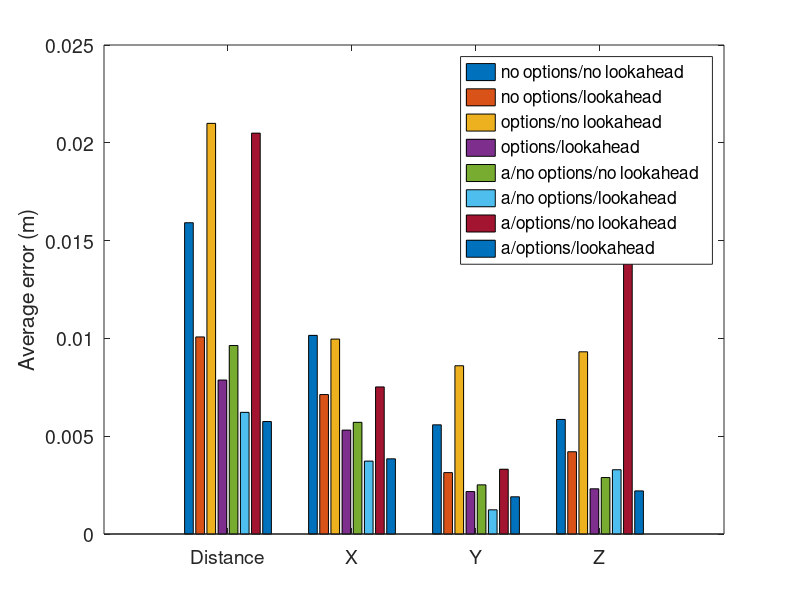

Reproduce this figure in MATLAB.
% iros_data_2.m

A = [
%0.242604 0.142780 -0.174416 0.089719
%0.346199 0.331833 -0.088881 0.042905
0.014012 0.013069 -0.001370 0.004863
0.036230 0.015586 -0.005926 0.032165
0.023172 -0.018296 -0.002299 -0.014033
%0.218775 -0.199996 0.073229 -0.050018
%0.119906 -0.037644 0.110149 0.028764
0.010604 0.010394 0.000059 -0.002097
%0.481964 -0.131066 -0.451607 0.105650
0.017310 0.017295 -0.000516 0.000479
0.009445 0.003538 -0.007351 -0.004759
0.020784 0.011128 -0.017268 -0.003159
0.006739 0.003814 -0.002098 0.005145
0.006210 0.001828 -0.000262 -0.005929
0.018413 0.006385 -0.017238 -0.001060
%0.218773 -0.199991 0.073220 -0.050042
0.025529 -0.020544 0.012332 -0.008811
0.017202 0.010373 0.000203 -0.013721
%0.252747 -0.031457 -0.185358 -0.168919
0.011845 0.000439 -0.011806 0.000851
];

B = [
0.007629 0.004250 -0.000701 -0.006296
0.009818 0.006890 -0.005929 0.003711
0.010744 0.009620 -0.004166 -0.002353
%0.308808 -0.000001 0.073227 0.300000
0.011211 -0.006709 -0.004282 0.007896
%0.298330 -0.253058 -0.030852 -0.154955
0.010387 0.003960 -0.009183 -0.002809
0.011519 0.010408 -0.001573 -0.004677
0.020399 0.014693 -0.003824 -0.013624
0.011921 0.011754 0.000227 -0.001973
0.006861 0.004081 -0.000856 -0.005449
0.011800 0.007846 -0.004403 -0.007635
0.011597 0.007563 -0.008741 -0.000945
0.009367 0.008782 -0.000590 -0.003204
0.003274 0.000580 -0.001867 0.002626
0.008437 0.008194 -0.001566 -0.001260
0.013628 0.005492 -0.006513 -0.010637
0.012432 0.009336 -0.006907 0.004435
0.007329 0.006675 0.000004 -0.003026
0.002891 -0.000105 -0.000762 -0.002787
];

C = [
0.014546 0.004382 -0.008446 -0.011002
0.019408 0.008652 -0.015578 -0.007690
0.014159 0.008094 -0.011215 0.003032
%0.308808 -0.000028 0.073226 0.300000
0.043692 -0.007457 0.033808 -0.026653
%0.130027 -0.050338 0.037796 0.113774
%1.358262 1.119358 -0.146296 0.755322
0.008432 0.008013 -0.001880 0.001833
0.015418 0.014763 -0.004103 -0.001710
%0.112506 0.042298 -0.009260 -0.103840
0.053399 -0.052066 0.006603 -0.009851
0.003256 0.003108 -0.000342 -0.000910
0.020755 -0.010378 -0.000657 -0.017961
0.094331 0.019130 0.047122 -0.079447
0.022279 -0.017401 -0.003566 -0.013449
0.005222 -0.004710 -0.000587 -0.002178
0.017471 -0.000905 -0.016438 0.005848
%0.185984 -0.026461 0.053638 -0.176104
%0.308806 -0.000090 0.073220 0.300000
0.017144 -0.013494 0.000114 -0.010574
];

D = [
0.008665 0.008654 0.000086 0.000429
0.006709 0.006603 -0.000157 -0.001176
0.014374 0.014287 -0.001070 0.001166
0.012942 0.011464 -0.001063 -0.005911
0.006384 0.004399 -0.004084 -0.002174
0.006985 0.000234 -0.002221 -0.006619
0.007901 0.007384 -0.002527 -0.001230
0.015105 0.011841 -0.009360 -0.000592
0.007224 0.006160 -0.002927 -0.002384
0.004288 0.002360 -0.003560 -0.000374
0.002221 -0.000320 -0.000894 -0.002008
0.006267 -0.005994 -0.000699 0.001689
0.012154 -0.004809 -0.000417 -0.011155
0.005121 -0.004326 -0.000182 0.002734
0.011652 0.006147 -0.009884 0.000531
0.002190 0.001560 -0.001515 0.000268
0.007078 0.004882 -0.005003 -0.001111
0.005032 -0.001748 -0.002166 -0.004192
0.009094 0.008184 -0.000054 -0.003966
0.008445 0.000003 -0.006234 -0.005697
];

AA = [
0.005250 0.003627 -0.000427 -0.003772
0.005584 -0.002741 -0.000163 -0.004863
0.004128 0.001407 -0.003837 -0.000582
0.003309 -0.003122 0.000108 -0.001092
0.002831 -0.001850 -0.002079 -0.000520
0.005948 0.005374 -0.000000 -0.002547
0.001648 -0.000784 -0.001293 -0.000656
0.004806 0.001067 -0.002524 -0.003949
0.009212 -0.006600 -0.000117 -0.006426
0.013626 -0.012007 -0.002585 -0.005900
0.014371 -0.010839 0.000660 -0.009413
0.020033 -0.006397 -0.018904 0.001743
0.003514 -0.003287 -0.001083 -0.000611
0.021197 -0.020242 -0.004335 -0.004559
0.008404 -0.008306 -0.000568 -0.001150
%0.218782 -0.200011 0.073220 -0.050000
%0.103317 -0.042175 0.082089 0.046444
0.020968 0.009402 -0.018676 0.001572
0.025678 -0.025456 -0.001409 0.003066
0.015746 0.004974 -0.014104 -0.004927
    ];
BB = [
    0.005250 0.003627 -0.000427 -0.003772
0.005584 -0.002741 -0.000163 -0.004863
0.004128 0.001407 -0.003837 -0.000582
0.003309 -0.003122 0.000108 -0.001092
0.002831 -0.001850 -0.002079 -0.000520
0.005948 0.005374 -0.000000 -0.002547
0.001648 -0.000784 -0.001293 -0.000656
0.004806 0.001067 -0.002524 -0.003949
0.009212 -0.006600 -0.000117 -0.006426
0.013626 -0.012007 -0.002585 -0.005900
0.010271 -0.009290 -0.003345 -0.002827
0.007147 -0.002388 0.000539 -0.006714
0.010036 -0.002750 -0.009638 0.000517
0.005667 -0.004173 0.000155 -0.003831
0.008366 -0.001790 0.000168 -0.008171
0.007148 -0.006907 0.000377 -0.001801
0.005780 -0.004428 -0.000200 -0.003709
0.084674 0.015763 0.083023 -0.005335
0.002448 -0.001039 -0.000576 -0.002140
0.004036 0.002119 -0.001394 -0.003139
    ];
CC = [
%1.588276 -1.379801 0.398915 -0.677964
%0.247565 -0.143716 -0.181534 -0.087631
0.076927 -0.035139 0.058140 0.036093
%0.308806 -0.000070 0.073221 0.300000
0.007525 -0.004723 -0.000969 0.005777
%0.218773 -0.199993 0.073221 -0.050031
0.022983 -0.022107 -0.001244 -0.006161
0.026763 0.010202 0.001099 -0.024718
0.018261 -0.003577 0.000345 -0.017904
%0.220863 0.029290 -0.058471 0.210959
%0.280050 -0.184080 -0.105585 0.182740
0.004605 -0.004181 -0.000437 -0.001880
0.000681 -0.000231 -0.000473 -0.000431
0.017925 -0.011531 -0.011034 -0.008162
0.034035 -0.001570 0.000488 -0.033995
0.014557 -0.013337 -0.001335 -0.005680
0.019835 -0.004497 -0.018505 -0.005550
0.019465 0.002531 -0.000498 -0.019293
0.039481 0.004453 -0.000038 -0.039229
%2.284281 0.377487 -0.425350 -2.212356
    ];
DD = [
0.004134 0.002392 -0.000442 -0.003342
0.002245 0.002106 -0.000408 -0.000661
0.004771 -0.002400 -0.003785 0.001637
0.004509 0.002745 -0.001856 -0.003059
0.002452 0.002291 0.000059 -0.000872
0.011838 -0.009942 -0.000315 -0.006418
0.003128 -0.000036 -0.000883 0.003000
0.003864 0.003107 -0.002204 -0.000646
0.003538 0.002545 -0.000093 0.002457
0.005727 -0.002417 -0.001339 -0.005016
0.007108 0.006740 -0.000715 -0.002140
0.003142 -0.001457 -0.002741 0.000485
0.081717 0.016802 0.079945 -0.002042
0.002679 0.001666 -0.000623 -0.002003
0.010837 -0.008953 -0.000318 0.006099
0.081301 0.009160 0.080778 0.000953
0.009961 -0.002631 -0.009607 0.000059
0.004645 0.001192 -0.001167 -0.004335
0.009571 -0.008364 -0.003855 0.002605
0.002549 0.002531 -0.000186 0.000231
    ];

A = abs(A);
B = abs(B);
C = abs(C);
D = abs(D);
AA = abs(AA);
BB = abs(BB);
CC = abs(CC);
DD = abs(DD);

percentile = 20;
meanA = trimmean(A,percentile); stdA = std(A);
meanB = trimmean(B,percentile); stdB = std(B);
meanC = trimmean(C,percentile); stdC = std(C);
meanD = trimmean(D,percentile); stdD = std(D);
meanAA = trimmean(AA,percentile); stdAA = std(AA);
meanBB = trimmean(BB,percentile); stdBB = std(BB);
meanCC = trimmean(CC,percentile); stdCC = std(CC);
meanDD = trimmean(DD,percentile); stdDD = std(DD);

for i = 1:4
    fprintf('& $%f \\pm %f$',meanA(i),stdA(i));
end
fprintf('\n');
for i = 1:4
    fprintf('& $%f \\pm %f$',meanB(i),stdB(i));
end
fprintf('\n');
for i = 1:4
    fprintf('& $%f \\pm %f$',meanC(i),stdC(i));
end
fprintf('\n');
for i = 1:4
    fprintf('& $%f \\pm %f$',meanD(i),stdD(i));
end
fprintf('\n');

%% graphic
%bar(meanA,meanB,meanC,meanD)
figure; %hold on;
bar(abs([meanA; meanB; meanC; meanD;meanAA; meanBB; meanCC; meanDD])');
%bar(abs([meanA; meanB; meanD;meanAA; meanBB; meanDD])');
set(gca,'fontsize',14);
ylabel('Average error (m)');
legend('no options/no lookahead','no options/lookahead', ...
    'options/no lookahead','options/lookahead',...
    'a/no options/no lookahead', ...
    'a/no options/lookahead', ...
    'a/options/no lookahead', ...
    'a/options/lookahead');
%legend('Baseline','No Options', ...
%    'Full',...
%    'Auto/Baseline', ...
%    'Auto/No Options', ...
%    'Auto/Full');
set(gca,'XTickLabel',{'Distance', 'X', 'Y', 'Z'});